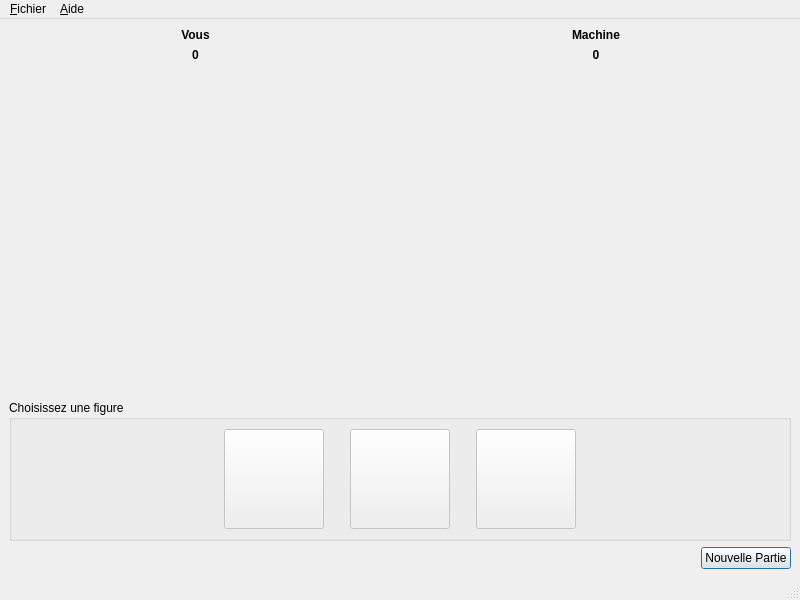
<?xml version="1.0" encoding="UTF-8"?>
<ui version="4.0">
 <class>chifoumi</class>
 <widget class="QMainWindow" name="chifoumi">
  <property name="geometry">
   <rect>
    <x>0</x>
    <y>0</y>
    <width>800</width>
    <height>600</height>
   </rect>
  </property>
  <property name="windowTitle">
   <string>chifoumi</string>
  </property>
  <widget class="QWidget" name="centralwidget">
   <layout class="QHBoxLayout" name="horizontalLayout_3">
    <item>
     <layout class="QVBoxLayout" name="verticalLayout">
      <item>
       <layout class="QGridLayout" name="gridLayout">
        <item row="2" column="3">
         <widget class="QLabel" name="logoVersus">
          <property name="text">
           <string/>
          </property>
          <property name="pixmap">
           <pixmap resource="ressources.qrc">:/images/versus_70.png</pixmap>
          </property>
          <property name="alignment">
           <set>Qt::AlignCenter</set>
          </property>
         </widget>
        </item>
        <item row="2" column="5">
         <widget class="QLabel" name="coupMachine">
          <property name="text">
           <string/>
          </property>
          <property name="pixmap">
           <pixmap resource="ressources.qrc">:/images/rien_115.png</pixmap>
          </property>
          <property name="alignment">
           <set>Qt::AlignCenter</set>
          </property>
         </widget>
        </item>
        <item row="2" column="0">
         <spacer name="horizontalSpacer_6">
          <property name="orientation">
           <enum>Qt::Horizontal</enum>
          </property>
          <property name="sizeHint" stdset="0">
           <size>
            <width>40</width>
            <height>20</height>
           </size>
          </property>
         </spacer>
        </item>
        <item row="2" column="4">
         <spacer name="horizontalSpacer_5">
          <property name="orientation">
           <enum>Qt::Horizontal</enum>
          </property>
          <property name="sizeHint" stdset="0">
           <size>
            <width>40</width>
            <height>20</height>
           </size>
          </property>
         </spacer>
        </item>
        <item row="1" column="1">
         <widget class="QLabel" name="scoreJoueur">
          <property name="font">
           <font>
            <weight>75</weight>
            <bold>true</bold>
           </font>
          </property>
          <property name="text">
           <string>0</string>
          </property>
          <property name="alignment">
           <set>Qt::AlignCenter</set>
          </property>
         </widget>
        </item>
        <item row="2" column="2">
         <spacer name="horizontalSpacer_4">
          <property name="orientation">
           <enum>Qt::Horizontal</enum>
          </property>
          <property name="sizeHint" stdset="0">
           <size>
            <width>40</width>
            <height>20</height>
           </size>
          </property>
         </spacer>
        </item>
        <item row="2" column="1">
         <widget class="QLabel" name="coupJoueur">
          <property name="text">
           <string/>
          </property>
          <property name="pixmap">
           <pixmap resource="ressources.qrc">:/images/rien_115.png</pixmap>
          </property>
          <property name="alignment">
           <set>Qt::AlignCenter</set>
          </property>
         </widget>
        </item>
        <item row="0" column="1">
         <widget class="QLabel" name="LJoueur">
          <property name="font">
           <font>
            <weight>75</weight>
            <bold>true</bold>
           </font>
          </property>
          <property name="text">
           <string>Vous</string>
          </property>
          <property name="alignment">
           <set>Qt::AlignCenter</set>
          </property>
         </widget>
        </item>
        <item row="0" column="5">
         <widget class="QLabel" name="Machine">
          <property name="font">
           <font>
            <weight>75</weight>
            <bold>true</bold>
           </font>
          </property>
          <property name="text">
           <string>Machine</string>
          </property>
          <property name="alignment">
           <set>Qt::AlignCenter</set>
          </property>
         </widget>
        </item>
        <item row="1" column="5">
         <widget class="QLabel" name="scoreMachine">
          <property name="font">
           <font>
            <weight>75</weight>
            <bold>true</bold>
           </font>
          </property>
          <property name="text">
           <string>0</string>
          </property>
          <property name="alignment">
           <set>Qt::AlignCenter</set>
          </property>
         </widget>
        </item>
        <item row="2" column="6">
         <spacer name="horizontalSpacer_7">
          <property name="orientation">
           <enum>Qt::Horizontal</enum>
          </property>
          <property name="sizeHint" stdset="0">
           <size>
            <width>40</width>
            <height>20</height>
           </size>
          </property>
         </spacer>
        </item>
       </layout>
      </item>
      <item>
       <spacer name="verticalSpacer">
        <property name="orientation">
         <enum>Qt::Vertical</enum>
        </property>
        <property name="sizeHint" stdset="0">
         <size>
          <width>20</width>
          <height>40</height>
         </size>
        </property>
       </spacer>
      </item>
      <item>
       <widget class="QGroupBox" name="groupBox">
        <property name="title">
         <string>Choisissez une figure</string>
        </property>
        <layout class="QHBoxLayout" name="horizontalLayout_4">
         <item>
          <spacer name="horizontalSpacer_2">
           <property name="orientation">
            <enum>Qt::Horizontal</enum>
           </property>
           <property name="sizeHint" stdset="0">
            <size>
             <width>40</width>
             <height>20</height>
            </size>
           </property>
          </spacer>
         </item>
         <item>
          <widget class="QPushButton" name="bCiseau">
           <property name="enabled">
            <bool>false</bool>
           </property>
           <property name="minimumSize">
            <size>
             <width>100</width>
             <height>100</height>
            </size>
           </property>
           <property name="maximumSize">
            <size>
             <width>100</width>
             <height>100</height>
            </size>
           </property>
           <property name="font">
            <font>
             <kerning>false</kerning>
            </font>
           </property>
           <property name="text">
            <string/>
           </property>
           <property name="icon">
            <iconset resource="ressources.qrc">
             <normaloff>:/images/ciseau_115.png</normaloff>:/images/ciseau_115.png</iconset>
           </property>
           <property name="iconSize">
            <size>
             <width>100</width>
             <height>100</height>
            </size>
           </property>
          </widget>
         </item>
         <item>
          <spacer name="horizontalSpacer_8">
           <property name="orientation">
            <enum>Qt::Horizontal</enum>
           </property>
           <property name="sizeType">
            <enum>QSizePolicy::Fixed</enum>
           </property>
           <property name="sizeHint" stdset="0">
            <size>
             <width>20</width>
             <height>20</height>
            </size>
           </property>
          </spacer>
         </item>
         <item>
          <widget class="QPushButton" name="bPierre">
           <property name="enabled">
            <bool>false</bool>
           </property>
           <property name="minimumSize">
            <size>
             <width>100</width>
             <height>100</height>
            </size>
           </property>
           <property name="maximumSize">
            <size>
             <width>100</width>
             <height>100</height>
            </size>
           </property>
           <property name="text">
            <string/>
           </property>
           <property name="icon">
            <iconset resource="ressources.qrc">
             <normaloff>:/images/pierre_115.png</normaloff>:/images/pierre_115.png</iconset>
           </property>
           <property name="iconSize">
            <size>
             <width>100</width>
             <height>100</height>
            </size>
           </property>
          </widget>
         </item>
         <item>
          <spacer name="horizontalSpacer_9">
           <property name="orientation">
            <enum>Qt::Horizontal</enum>
           </property>
           <property name="sizeType">
            <enum>QSizePolicy::Fixed</enum>
           </property>
           <property name="sizeHint" stdset="0">
            <size>
             <width>20</width>
             <height>20</height>
            </size>
           </property>
          </spacer>
         </item>
         <item>
          <widget class="QPushButton" name="bPapier">
           <property name="enabled">
            <bool>false</bool>
           </property>
           <property name="minimumSize">
            <size>
             <width>100</width>
             <height>100</height>
            </size>
           </property>
           <property name="maximumSize">
            <size>
             <width>100</width>
             <height>100</height>
            </size>
           </property>
           <property name="text">
            <string/>
           </property>
           <property name="icon">
            <iconset resource="ressources.qrc">
             <normaloff>:/images/papier_115.png</normaloff>:/images/papier_115.png</iconset>
           </property>
           <property name="iconSize">
            <size>
             <width>100</width>
             <height>100</height>
            </size>
           </property>
          </widget>
         </item>
         <item>
          <spacer name="horizontalSpacer_3">
           <property name="orientation">
            <enum>Qt::Horizontal</enum>
           </property>
           <property name="sizeHint" stdset="0">
            <size>
             <width>40</width>
             <height>20</height>
            </size>
           </property>
          </spacer>
         </item>
        </layout>
       </widget>
      </item>
      <item>
       <layout class="QHBoxLayout" name="horizontalLayout_2">
        <item>
         <spacer name="horizontalSpacer">
          <property name="orientation">
           <enum>Qt::Horizontal</enum>
          </property>
          <property name="sizeHint" stdset="0">
           <size>
            <width>40</width>
            <height>20</height>
           </size>
          </property>
         </spacer>
        </item>
        <item>
         <widget class="QPushButton" name="bNPartie">
          <property name="text">
           <string>Nouvelle Partie</string>
          </property>
          <property name="autoDefault">
           <bool>true</bool>
          </property>
          <property name="default">
           <bool>true</bool>
          </property>
         </widget>
        </item>
       </layout>
      </item>
     </layout>
    </item>
   </layout>
  </widget>
  <widget class="QMenuBar" name="menubar">
   <property name="geometry">
    <rect>
     <x>0</x>
     <y>0</y>
     <width>800</width>
     <height>21</height>
    </rect>
   </property>
   <widget class="QMenu" name="menuFichier">
    <property name="title">
     <string>&amp;Fichier</string>
    </property>
    <addaction name="actionNouvelle"/>
   </widget>
   <widget class="QMenu" name="menu_Aide">
    <property name="title">
     <string>&amp;Aide</string>
    </property>
    <addaction name="actionAide"/>
   </widget>
   <addaction name="menuFichier"/>
   <addaction name="menu_Aide"/>
  </widget>
  <widget class="QStatusBar" name="statusbar"/>
  <action name="actionNouvelle">
   <property name="text">
    <string>&amp;Nouvelle</string>
   </property>
   <property name="shortcut">
    <string>Alt+F3</string>
   </property>
  </action>
  <action name="actionAide">
   <property name="text">
    <string>&amp;A propos de cette application</string>
   </property>
   <property name="shortcut">
    <string>F1</string>
   </property>
  </action>
 </widget>
 <resources>
  <include location="ressources.qrc"/>
 </resources>
 <connections>
  <connection>
   <sender>actionNouvelle</sender>
   <signal>triggered()</signal>
   <receiver>bNPartie</receiver>
   <slot>click()</slot>
   <hints>
    <hint type="sourcelabel">
     <x>-1</x>
     <y>-1</y>
    </hint>
    <hint type="destinationlabel">
     <x>748</x>
     <y>557</y>
    </hint>
   </hints>
  </connection>
 </connections>
</ui>
